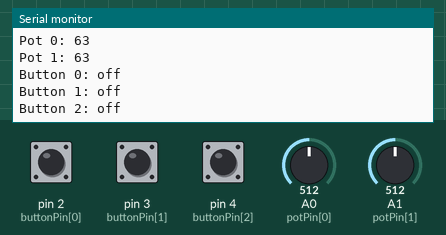
This sketch was run on a simulated SparkFun Pro Micro, built with avr-gcc and run on an emulated ATmega32U4. Shown: the last lines printed to the serial monitor. The inputs (shaded band) are chosen by the test bench; at power-on: pin 2 (buttonPin[0]) HIGH, A0 (potPin[0]) = 512, A1 (potPin[1]) = 512, pin 3 (buttonPin[1]) HIGH, pin 4 (buttonPin[2]) HIGH.

Above: at 1.2 s.
1.3 s: pin 2 (buttonPin[0]) pulled LOW for 0.15 s
At 1.43 s:
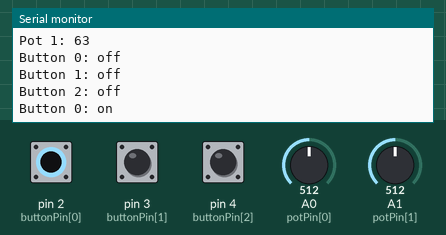
2.9 s: A0 (potPin[0]) set to 716
At 4.0 s:
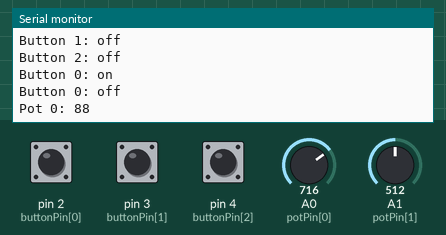
4.4 s: A1 (potPin[1]) set to 716
At 5.1 s:
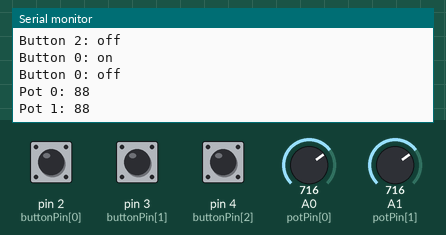
5.9 s: pin 3 (buttonPin[1]) pulled LOW for 0.15 s
At 7.0 s:
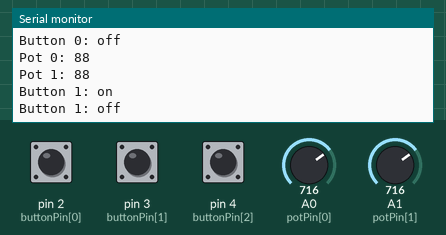
7.5 s: pin 4 (buttonPin[2]) pulled LOW for 0.15 s
At 8.2 s:
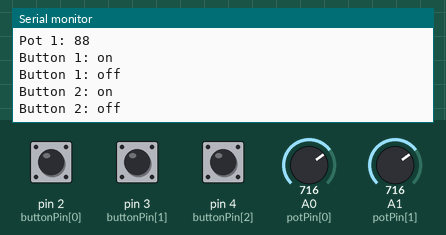
9.1 s: A0 (potPin[0]) set to 900
At 9.9 s:
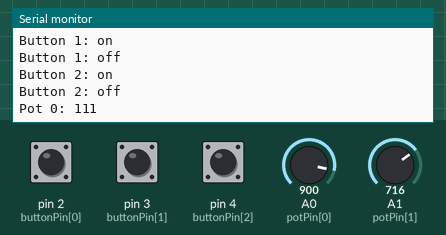
Timing chart, 0 to 11.6 s (numbered marks = the images above; inputs shaded):
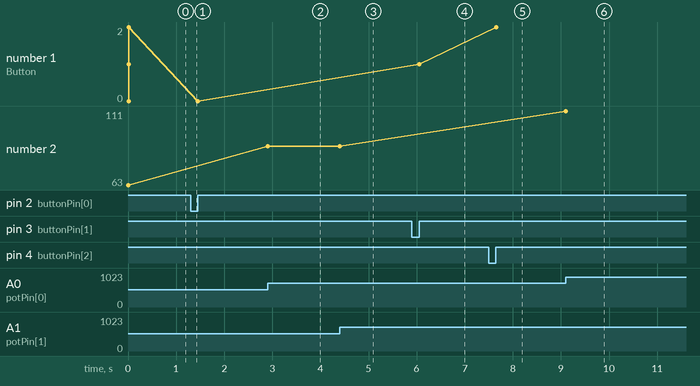

The sketch:

coding_buttons_pots.ino
```cpp
/*
by Gustavo Silveira | aka Nerd Musician
-> Nerd Musician Pro: https://www.musiconerd.com/nerd-musician-pro/
-> Curso Fazendo Música com Arduino em Português: https://www.musiconerd.com/curso-completo
gustavosilveira@musiconerd.com
*/

// - - - - - - - - - - - - - - - - - - - - - - - - -

#include "MIDIUSB.h"

// BUTTONS
const int N_BUTTON = 3;                  // total number of buttons
byte buttonPin[N_BUTTON] = { 2, 3, 4 };  // button pins
byte buttonState[N_BUTTON] = { 0 };      // button state
byte buttonPState[N_BUTTON] = { 0 };     // button previous state

int debounceDelay = 10;  // 10 ms
unsigned long lastDebounceTime[N_BUTTON] = { 0 };
unsigned long debounceTimer[N_BUTTON] = { 0 };

// - - - - - - - - - - - - - - - - - - - - - - - - -

// POTENTIOMETERS
const int N_POT = 2;
byte potPin[N_POT] = { A0, A1 };
int potState[N_POT] = { 0 };
int potPState[N_POT] = { 0 };
byte midiState[N_POT] = { 0 };
byte midiPState[N_POT] = { 0 };

int varThreshold = 20;  // how much it need to vary to send a message

unsigned long potTimer[N_POT] = { 0 };
unsigned long lastPotTime[N_POT] = { 0 };
const int POT_TIMEOUT = 300;
boolean potGate[N_POT] = { false };

// - - - - - - - - - - - - - - - - - - - - - - - - -

byte MIDI_CH = 0;
byte NN[N_BUTTON] = { 36, 38, 40 };  // note list
byte CC[N_BUTTON] = { 10, 11 };      // CC list

void setup() {
  // put your setup code here, to run once:

  Serial.begin(115200);  // starts serial monitor

  for (int i = 0; i < N_BUTTON; i++) {
    pinMode(buttonPin[i], INPUT_PULLUP);  // declare the button pins
  }
}

// - - - - - - - - - - - - - - - - - - - - - - - - -

void loop() {
  // put your main code here, to run repeatedly:

  buttons();
  potentiometers();
}

// - - - - - - - - - - - - - - - - - - - - - - - - -

void buttons() {

  for (int i = 0; i < N_BUTTON; i++) {
    buttonState[i] = digitalRead(buttonPin[i]);

    // we only want to send a message if the message now is different from before

    debounceTimer[i] = millis() - lastDebounceTime[i];

    if (debounceTimer[i] > debounceDelay) {

      if (buttonState[i] != buttonPState[i]) {

        // start timer
        lastDebounceTime[i] = millis();

        if (buttonState[i] == LOW) {
          // note on

          noteOn(MIDI_CH, NN[i], 127);
          MidiUSB.flush();

          Serial.print("Button ");
          Serial.print(i);
          Serial.print(": on");
          Serial.println();

        } else {
          // note off

          noteOn(MIDI_CH, NN[i], 0);
          MidiUSB.flush();

          Serial.print("Button ");
          Serial.print(i);
          Serial.print(": off");
          Serial.println();
        }

        buttonPState[i] = buttonState[i];
      }
    }
  }
}

// - - - - - - - - - - - - - - - - - - - - - - - - -

void potentiometers() {

  for (int i = 0; i < N_POT; i++) {
    // reads all the pots
    potState[i] = analogRead(potPin[i]);  // stores the analog val
    midiState[i] = map(potState[i], 0, 1023, 0, 127);

    int potVar = abs(potState[i] - potPState[i]);  // variation between the previous and the current val
    //Serial.println(potVar);

    if (potVar > varThreshold) {
      lastPotTime[i] = millis();
    }

    potTimer[i] = millis() - lastPotTime[i];

    if (potTimer[i] < POT_TIMEOUT) {
      potGate[i] = true;
    } else {
      potGate[i] = false;
    }

    if (potGate[i] = true) {
      if (midiState[i] != midiPState[i]) {

        controlChange(MIDI_CH, CC[i], midiState[i]); // sends control change
        MidiUSB.flush();

        Serial.print("Pot ");
        Serial.print(i);
        Serial.print(": ");
        Serial.print(midiState[i]);
        Serial.println();

        midiPState[i] = midiState[i];
        potPState[i] = potState[i];
      }
    }
  }
}

// - - - - - - - - - - - - - - - - - - - - - - - - -

// Arduino (pro)micro midi functions MIDIUSB Library
void noteOn(byte channel, byte pitch, byte velocity) {
  midiEventPacket_t noteOn = { 0x09, 0x90 | channel, pitch, velocity };
  MidiUSB.sendMIDI(noteOn);
}

void controlChange(byte channel, byte control, byte value) {
  midiEventPacket_t event = { 0x0B, 0xB0 | channel, control, value };
  MidiUSB.sendMIDI(event);
}
```

Measured:
- after the input at 1.3 s, the serial monitor: prints a new line at once (image 1)
- after the input at 2.9 s, the serial monitor: prints a new line at once (image 2)
- after the input at 4.4 s, the serial monitor: prints a new line at once (image 3)
- after the input at 5.9 s, the serial monitor: prints a new line at once (image 4)
- after the input at 7.5 s, the serial monitor: prints a new line at once (image 5)
- after the input at 9.1 s, the serial monitor: prints a new line at once (image 6)
- plotted number 1: 1 → 2 after the input at 7.5 s
- plotted number 2: 63 → 88 after the input at 2.9 s, 88 → 111 after the input at 9.1 s
